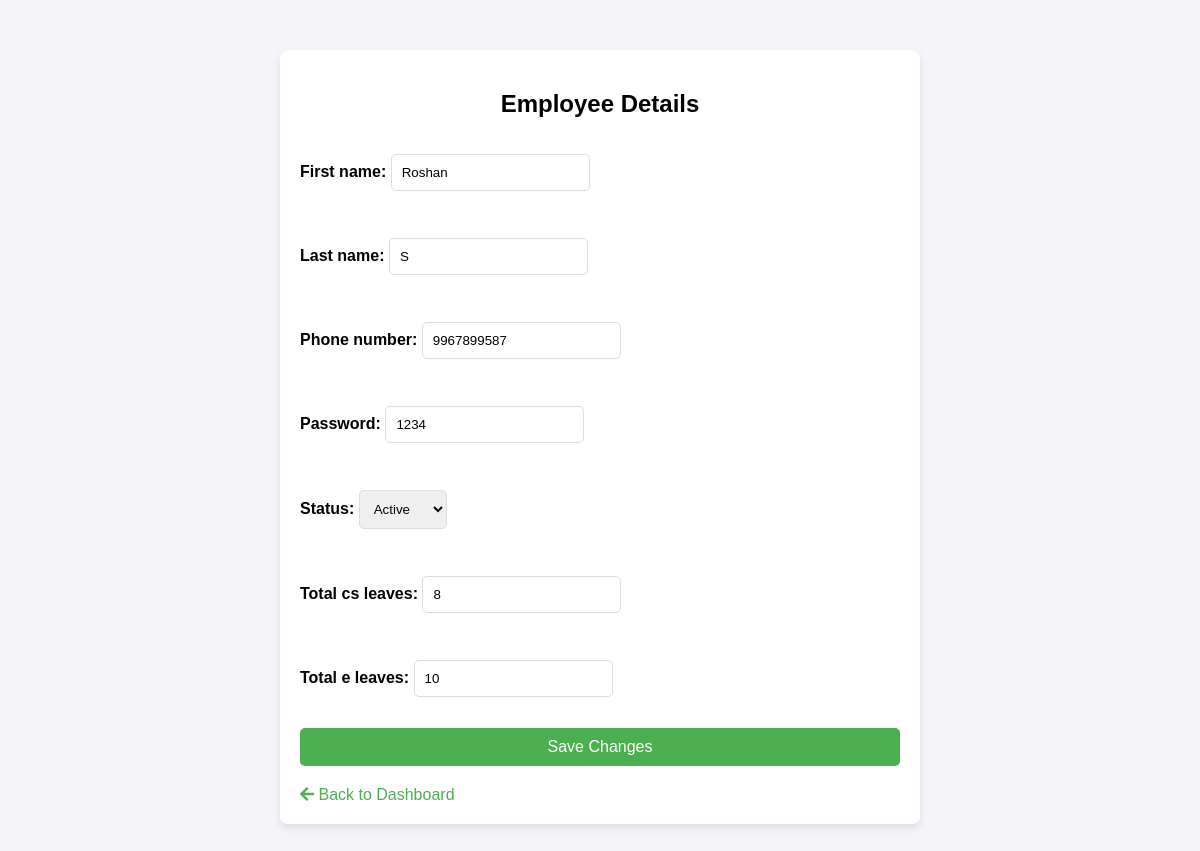
The page /employee/edit/17/ (signed in) on the database as committed earlier.
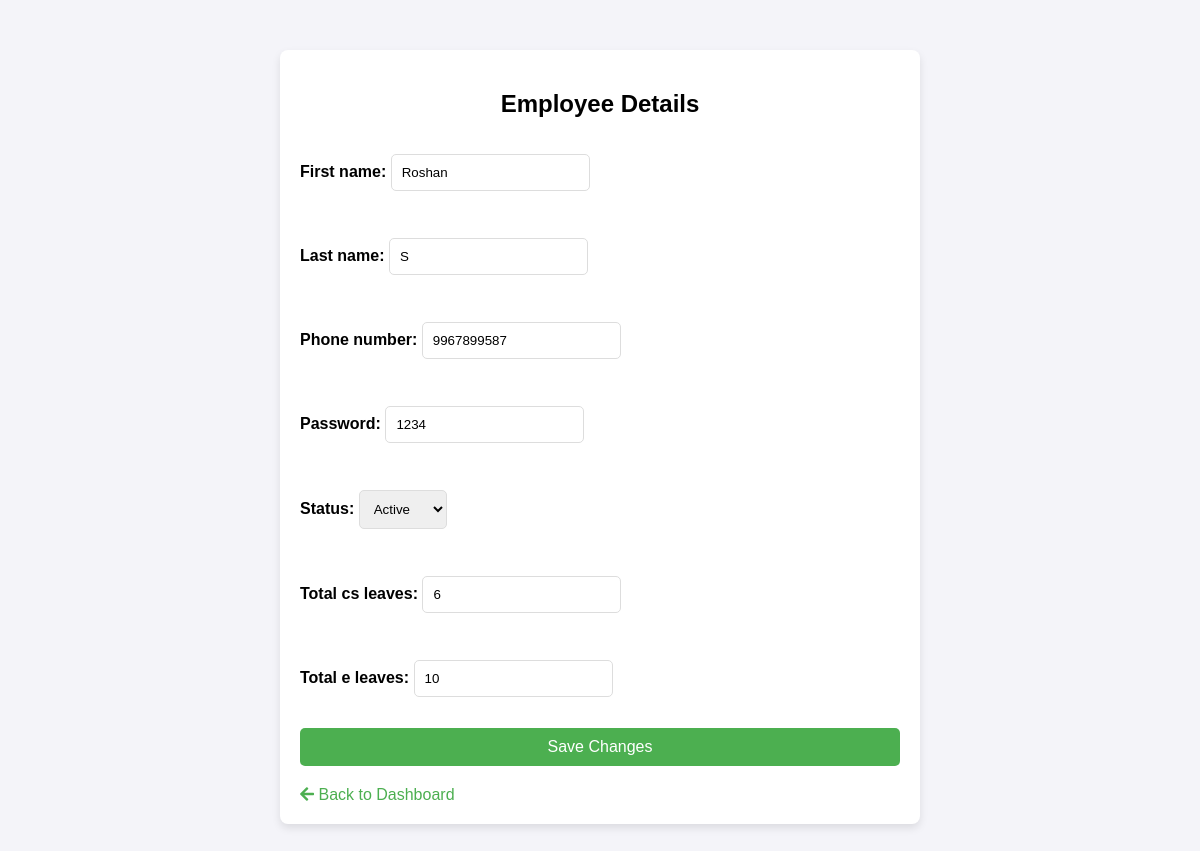
The same page on the database as committed later.
### leave_management/models.py (models this page shows, shortened)
class EmployeeProfile(models.Model):
    ACTIVE = 'Active'
    INACTIVE = 'Inactive'
    STATUS_CHOICES = [
        (ACTIVE, 'Active'),
        (INACTIVE, 'Inactive'),
    ]
    user = models.OneToOneField(User, null=True, on_delete=models.CASCADE)
    first_name = models.CharField(max_length=100)
    last_name = models.CharField(max_length=100)
    phone_number = models.CharField(max_length=10, unique=True)
    password = models.CharField(max_length=4)
    status = models.CharField(max_length=8, choices=STATUS_CHOICES, default=ACTIVE)
    total_cs_leaves = models.IntegerField(default=12)  # Casual Leave (CS)
    total_e_leaves = models.IntegerField(default=12)  # Earned Leave (E)

### leave_management/views.py (the view)
# urls.py: path("employee/edit/<int:employee_id>/", modify_employee, name="modify_employee"),
@login_required
def modify_employee(request, employee_id=None):
    if employee_id:
        employee = get_object_or_404(EmployeeProfile, id=employee_id)
    else:
        employee = None
    if request.method == "POST":
        form = EmployeeForm(request.POST, instance=employee)
        if form.is_valid():
            password = form.cleaned_data.get('password')
            if not password.isdigit() or len(password) != 4:
                messages.error(request, "Password must be exactly 4 digits.")
                return render(request, "modify_employee.html", {"form": form})  # Re-render form with error
            else:
                form.save()
                messages.success(request, "Employee details saved successfully.")
                return redirect("admin_dashboard")
        else:
            messages.error(request, "Please correct the errors below.")
            return render(request, "modify_employee.html", {"form": form})  # Re-render with form errors
    else:
        form = EmployeeForm(instance=employee)
    return render(request, "modify_employee.html", {"form": form})

### leave_management/EmployeeForm.py (shortened to what this page needs)
class EmployeeForm(forms.ModelForm):
    class Meta:
        model = EmployeeProfile
        fields = ["first_name", "last_name", "phone_number", "password", "status", "total_cs_leaves", "total_e_leaves"]

### leave_management/templates/modify_employee.html (shortened to what this page needs)
<!DOCTYPE html>
<html lang="en">
<head>
    <link rel="stylesheet" href="https://cdnjs.cloudflare.com/ajax/libs/font-awesome/5.15.4/css/all.min.css">
</head>
<body>
<div class="container">
    <h2>Employee Details</h2>
    <form method="post">
        {{ form.as_p }}
        <button type="submit">Save Changes</button>
    </form>
    <a href="{% url 'admin_dashboard' %}" class="back-btn"><i class="fas fa-arrow-left"></i> Back to Dashboard</a>
</div>
</body>
</html>

Rows that differ between the two databases and show on the page:
changed EmployeeProfile "Roshan": total_cs_leaves "8" → "6"
